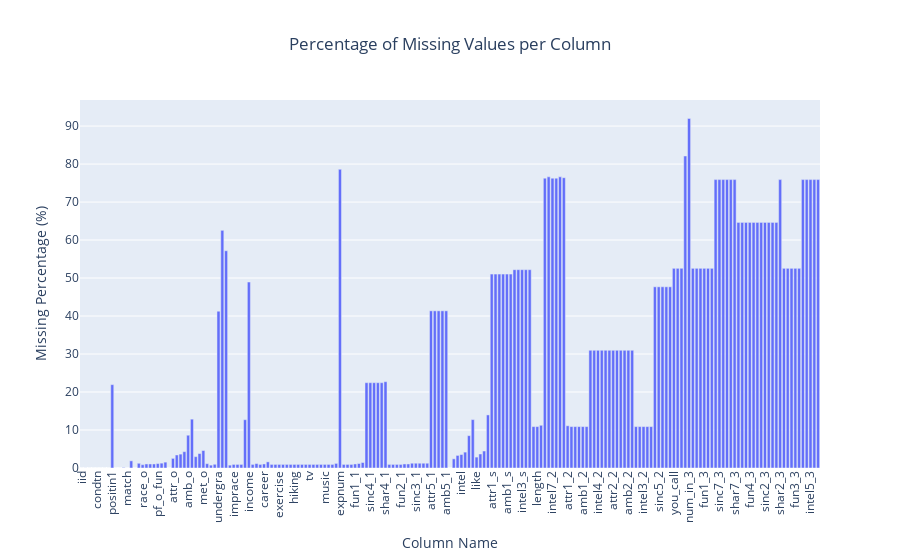

The notebook cell saved with this chart:
### Markdown cell above
### 1.2 Missing Values

### Code cell
missing_percentages = (df.isnull().sum() / len(df)) * 100
missing_df = pd.DataFrame({
    'Column': missing_percentages.index,
    'Missing_Percentage': missing_percentages.values
})

fig = px.bar(
    missing_df, 
    x='Column', 
    y='Missing_Percentage', 
    title='Percentage of Missing Values per Column',
    labels={'Missing_Percentage': 'Missing Percentage (%)', 'Column': 'Column Name'},
    hover_data={'Missing_Percentage': ':.2f'})

fig.update_layout(
    yaxis_title='Missing Percentage (%)',
    xaxis_tickangle=-90,  
    title_x=0.5
)
fig.show()

### Figure 1 — Plotly figure (JSON) as saved in the notebook; plotly's stock layout.template omitted (floating-point values rounded to 4 significant figures; data arrays with more than 128 entries replaced by an {"elided": "..."} marker saying what was removed)
{"data": [{"alignmentgroup": "True", "hovertemplate": "Column Name=%{x}<br>Missing Percentage (%)=%{y:.2f}<extra></extra>", "legendgroup": "", "marker": {"color": "#636efa", "pattern": {"shape": ""}}, "name": "", "offsetgroup": "", "orientation": "v", "showlegend": false, "textposition": "auto", "type": "bar", "x": {"elided": "195 str values"}, "xaxis": "x", "y": {"elided": "195 float values"}, "yaxis": "y"}], "layout": {"barmode": "relative", "legend": {"tracegroupgap": 0}, "title": {"text": "Percentage of Missing Values per Column", "x": 0.5}, "xaxis": {"anchor": "y", "domain": [0, 1], "tickangle": -90, "title": {"text": "Column Name"}}, "yaxis": {"anchor": "x", "domain": [0, 1], "title": {"text": "Missing Percentage (%)"}}}}
